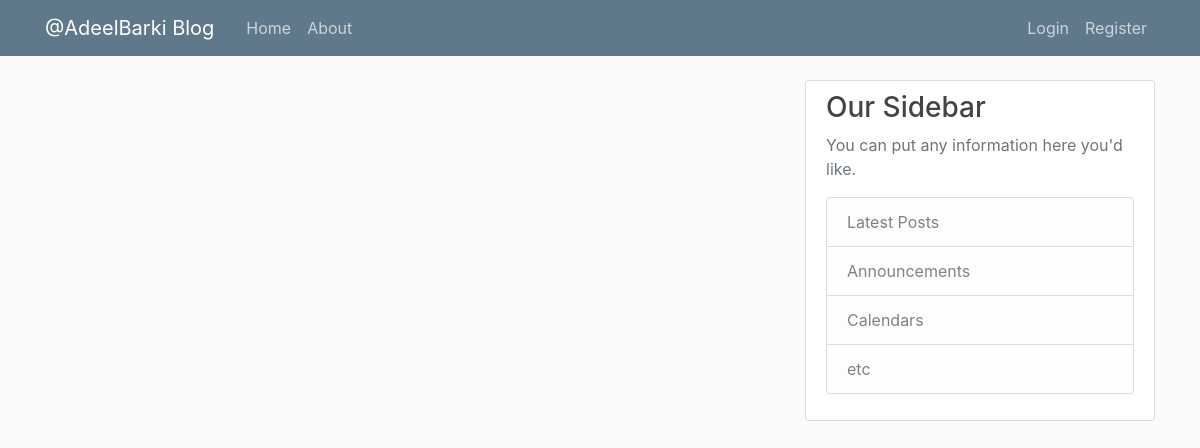
Page /home on the earlier database version.
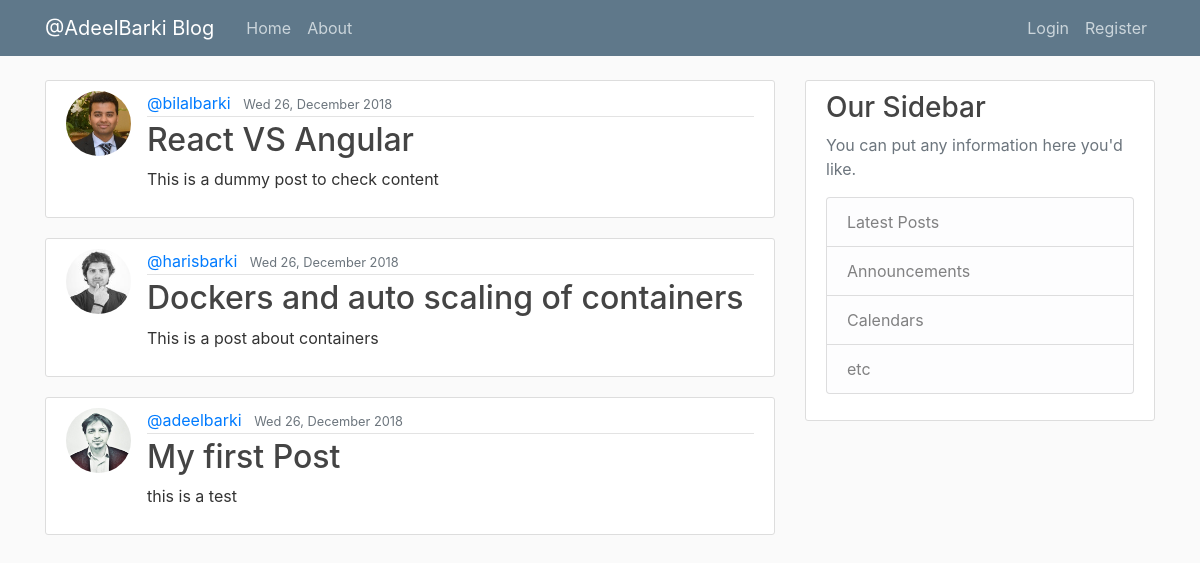
Same page on the later database version.
### blog/models.py (models this page shows, shortened)
class Post(db.Model):
    id = db.Column(db.Integer, primary_key=True)
    title = db.Column(db.String(100), nullable=False)
    date_posted = db.Column(db.DateTime, nullable=False, default=datetime.utcnow)
    content = db.Column(db.Text, nullable=False)
    user_id = db.Column(db.Integer, db.ForeignKey('user.id'), nullable=False)

class User(db.Model, UserMixin):
    id = db.Column(db.Integer, primary_key=True)
    username = db.Column(db.String(20), unique=True, nullable=False)
    email = db.Column(db.String(120), unique=True, nullable=False)
    image_file = db.Column(db.String(20), nullable=False, default='default.jpg')
    password = db.Column(db.String(60), nullable=False)
    posts = db.relationship('Post', backref='author', lazy=True)

### blog/routes.py (the view)
@app.route('/')
@app.route('/home')
def home():
    posts = Post.query.all()
    return render_template('home.html', posts=posts)

### blog/templates/home.html
{% extends "layout.html" %}
{% block content %}
    {% for post in posts %}
        <article class="media content-section">
            <img src="{{url_for('static', filename='profile_pics/' + post.author.image_file)}}"
             class="rounded-circle article-img">
        <div class="media-body">
            <div class="article-metadata">
            <a class="mr-2" href="{{ url_for('account')}}">@{{ post.author.username }}</a>
            <small class="text-muted">{{ post.date_posted.strftime('%a %d, %B %Y') }}</small>
            </div>
            <h2><a class="article-title" href="{{ url_for('post', post_id=post.id)}}">{{ post.title }}</a></h2>
            <p class="article-content">{{ post.content }}</p>
        </div>
        </article>
    {% endfor %}
{% endblock content %}

### blog/templates/layout.html (shortened to what this page needs)
<!DOCTYPE html>
<html lang="en">
<head>
    <link rel="stylesheet" href="https://maxcdn.bootstrapcdn.com/bootstrap/4.0.0/css/bootstrap.min.css">
    <link rel="stylesheet" type="text/css" href="{{ url_for('static', filename='main.css') }}">
</head>
<body>
        <header class="site-header">
                <nav class="navbar navbar-expand-md navbar-dark bg-steel fixed-top">
                  <div class="container">
                    <a class="navbar-brand mr-4" href="/">@AdeelBarki Blog</a>
                    <div class="collapse navbar-collapse" id="navbarToggle">
                      <div class="navbar-nav mr-auto">
                        <a class="nav-item nav-link" href="{{url_for('home')}}">Home</a>
                        <a class="nav-item nav-link" href="{{url_for('about')}}">About</a>
                      </div>
                      <div class="navbar-nav">
                        {% if current_user.is_authenticated %}
                          <a class="nav-item nav-link" href="{{url_for('new_post')}}">New Post</a>
                          <a class="nav-item nav-link" href="{{url_for('account')}}">Account</a>
                          <a class="nav-item nav-link" href="{{url_for('logout')}}">Logout</a>
                        {% else %}
                          <a class="nav-item nav-link" href="{{url_for('login')}}">Login</a>
                          <a class="nav-item nav-link" href="{{url_for('register')}}">Register</a>
                        {% endif %}
                      </div>
                    </div>
                  </div>
                </nav>
              </header>
              <main role="main" class="container">
                    <div class="row">
                      <div class="col-md-8">
                        {% block content %}{% endblock %}
                      </div>
                      <div class="col-md-4">
                        <div class="content-section">
                          <h3>Our Sidebar</h3>
                          <p class='text-muted'>You can put any information here you'd like.
                            <ul class="list-group">
                              <li class="list-group-item list-group-item-light">Latest Posts</li>
                              <li class="list-group-item list-group-item-light">Announcements</li>
                              <li class="list-group-item list-group-item-light">Calendars</li>
                              <li class="list-group-item list-group-item-light">etc</li>
                            </ul>
                          </p>
                        </div>
                      </div>
                    </div>
                  </main>
</body>
</html>

### blog/static/main.css (style rules this page uses)
body { background: #fafafa; color: #333333; margin-top: 5rem; }
h1, h2, h3, h4, h5, h6 { color: #444444; }
.bg-steel { background-color: #5f788a; }
.site-header .navbar-nav .nav-link { color: #cbd5db; }
.content-section { background: #ffffff; padding: 10px 20px; border: 1px solid #dddddd; border-radius: 3px; margin-bottom: 20px; }
.article-title { color: #444444; }
.article-content { white-space: pre-line; }
.article-img { height: 65px; width: 65px; margin-right: 16px; }
.article-metadata { padding-bottom: 1px; margin-bottom: 4px; border-bottom: 1px solid #e3e3e3 }

Differences in the rows shown:
added Post: image_file (picture), author.username "bilalbarki", date_posted "Wed 26, December 2018", title "React VS Angular", content "This is a dummy post to check content"
added Post: image_file (picture), author.username "harisbarki", date_posted "Wed 26, December 2018", title "Dockers and auto scaling of containers", content "This is a post about containers"
added Post: image_file (picture), author.username "adeelbarki", date_posted "Wed 26, December 2018", title "My first Post", content "this is a test"
